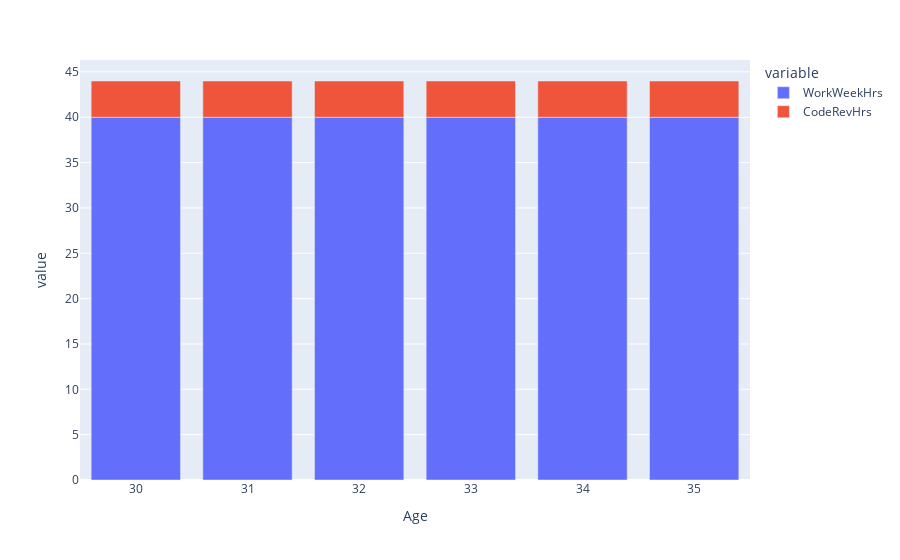

Notebook code cell kept with this figure:
### Markdown cell above
Create a stacked chart of median `WorkWeekHrs` and `CodeRevHrs` for the age group 30 to 35.

### Code cell
# your code goes here
QUERY = """ 
SELECT WorkWeekHrs,CodeRevHrs, Age
from master 
Where Age Between 30 and 35 
""" 

df1=pd.read_sql_query(QUERY,conn)  


df1['Age'].fillna(df1['Age'].mean(),inplace=True) 
df1 = df1.groupby('Age').median()


fig4 = px.bar(df1)
fig4.show()

### Figure 1 — Plotly figure (JSON) as saved in the notebook; plotly's stock layout.template omitted (floating-point values rounded to 4 significant figures)
{"data": [{"alignmentgroup": "True", "hovertemplate": "variable=WorkWeekHrs<br>Age=%{x}<br>value=%{y}<extra></extra>", "legendgroup": "WorkWeekHrs", "marker": {"color": "#636efa", "pattern": {"shape": ""}}, "name": "WorkWeekHrs", "offsetgroup": "WorkWeekHrs", "orientation": "v", "showlegend": true, "textposition": "auto", "type": "bar", "x": [30, 31, 32, 33, 34, 35], "xaxis": "x", "y": [40, 40, 40, 40, 40, 40], "yaxis": "y"}, {"alignmentgroup": "True", "hovertemplate": "variable=CodeRevHrs<br>Age=%{x}<br>value=%{y}<extra></extra>", "legendgroup": "CodeRevHrs", "marker": {"color": "#EF553B", "pattern": {"shape": ""}}, "name": "CodeRevHrs", "offsetgroup": "CodeRevHrs", "orientation": "v", "showlegend": true, "textposition": "auto", "type": "bar", "x": [30, 31, 32, 33, 34, 35], "xaxis": "x", "y": [4, 4, 4, 4, 4, 4], "yaxis": "y"}], "layout": {"barmode": "relative", "legend": {"title": {"text": "variable"}, "tracegroupgap": 0}, "margin": {"t": 60}, "xaxis": {"anchor": "y", "domain": [0, 1], "title": {"text": "Age"}}, "yaxis": {"anchor": "x", "domain": [0, 1], "title": {"text": "value"}}}}
